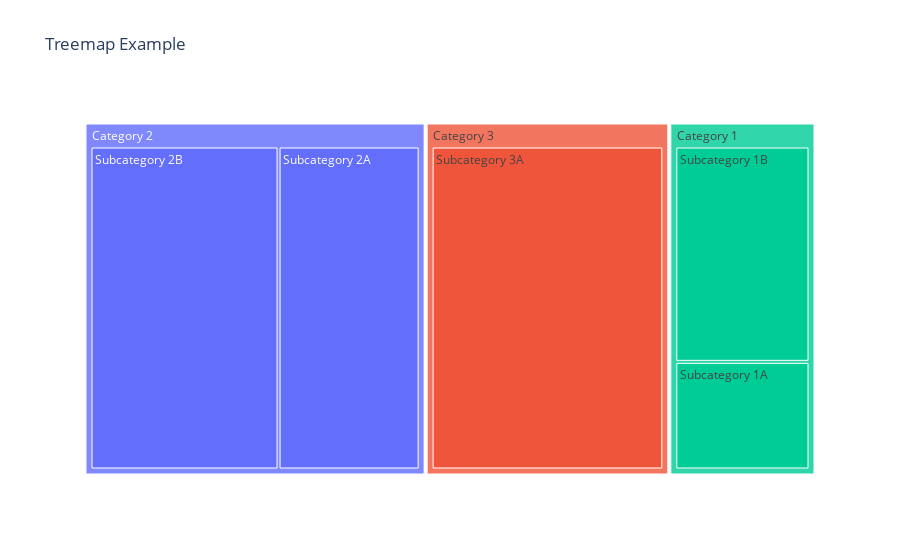

Source (notebook cell):
### Code cell
fig.show()

### Figure 1 — Plotly figure (JSON) as saved in the notebook; plotly's stock layout.template omitted (floating-point values rounded to 4 significant figures)
{"data": [{"branchvalues": "total", "domain": {"x": [0, 1], "y": [0, 1]}, "hovertemplate": "labels=%{label}<br>Value=%{value}<br>parent=%{parent}<br>id=%{id}<extra></extra>", "ids": ["Category 1/Subcategory 1A", "Category 1/Subcategory 1B", "Category 2/Subcategory 2A", "Category 2/Subcategory 2B", "Category 3/Subcategory 3A", "Category 1", "Category 2", "Category 3"], "labels": ["Subcategory 1A", "Subcategory 1B", "Subcategory 2A", "Subcategory 2B", "Subcategory 3A", "Category 1", "Category 2", "Category 3"], "name": "", "parents": ["Category 1", "Category 1", "Category 2", "Category 2", "Category 3", "", "", ""], "type": "treemap", "values": [10, 20, 30, 40, 50, 30, 70, 50]}], "layout": {"legend": {"tracegroupgap": 0}, "title": {"text": "Treemap Example"}}}
